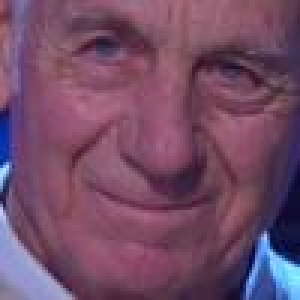
#> input picture Progetto_FVAB_Con_Interfaccia/volti_conosciuti/frame54450.jpg_0.jpg, 100 x 100 px (shown 3 times larger)
$ python -i main_SIFT.py   (imports and definitions only)
#> lines starting #> are read from the running program, lines starting #| are printed output that depends on the picture; pictures that were not available may be replaced by others from this repository, and a replacement may not be noted
#> (reads Progetto_FVAB_Con_Interfaccia/submission.csv from the repository)
#Classe per effettuare i test sui volti tramite il modello generato con il metodo SIFT.

import cv2
import matplotlib.pyplot as plt
import pandas as pd
import csv

all_result = []
dati = []
all_good_poits = []
all_distance = []

#Classe per creare gli accoppiamenti delle immagini con i punti in comune con valore di distanza sotto lo 0.7
def SIFT(path1, path2):
#> called with path1 = 'frame54450.jpg_0.jpg', path2 = 'frame55220.jpg_0.jpg'
    img1 = cv2.imread('volti_conosciuti/' + path1) # queryImage
#> img1 is the input picture: shape (100, 100, 3); mean B, G, R 102.4, 75.8, 114.8
    img2 = cv2.imread('volti_conosciuti/' + path2) # trainImage
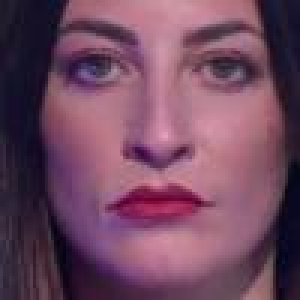
#> input picture Progetto_FVAB_Con_Interfaccia/volti_conosciuti/frame55220.jpg_0.jpg, 100 x 100 px (shown 3 times larger)
#> img2 is the input picture: shape (100, 100, 3); mean B, G, R 95.8, 72.8, 113.4

    img1 = cv2.cvtColor(img1, cv2.COLOR_BGR2GRAY)
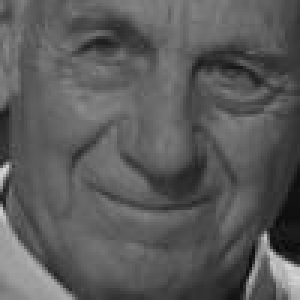
#> img1: shape (100, 100) (shown 3 times larger); min 7, max 217, mean 90.5
    img2 = cv2.cvtColor(img2, cv2.COLOR_BGR2GRAY)
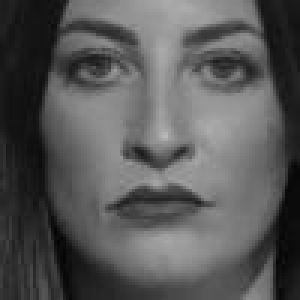
#> img2: shape (100, 100) (shown 3 times larger); min 4, max 185, mean 87.6

    #sift
    sift = cv2.xfeatures2d.SIFT_create()

    keypoints_1, descriptors_1 = sift.detectAndCompute(img1,None)
#> keypoints_1 = 53 keypoints; strongest (x, y, size): (88, 79, 2), (93, 89, 5.4), (92, 82, 3), (96, 89, 2.2)
    keypoints_2, descriptors_2 = sift.detectAndCompute(img2,None)
#> keypoints_2 = 48 keypoints; strongest (x, y, size): (47, 51, 4.7), (55, 83, 12.3), (83, 14, 5.9), (52, 60, 4.4)

    kp_1, desc_1 = sift.detectAndCompute(img1,None)
#> kp_1 has the same summary as keypoints_1
    kp_2, desc_2 = sift.detectAndCompute(img2,None)
#> kp_2 has the same summary as keypoints_2

    index_params = dict(algorithm=0, trees=5)
    search_params = dict()
    flann = cv2.FlannBasedMatcher(index_params, search_params)

    matches = flann.knnMatch(desc_1, desc_2, k=2)
#> matches = 53 matches
    good_points = []
    ratio = 0.7

    for m, n in matches:
        if m.distance < ratio*n.distance:
            good_points.append(m)
            all_good_poits.append((m.distance/n.distance))
#> this loop made 53 passes
#> after the loop, all_good_poits = []; good_points = []

    result = cv2.drawMatches(img1, kp_1, img2, kp_2, good_points, None)
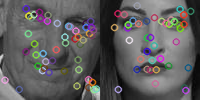
#> result: shape (100, 200, 3); mean of channels 0, 1, 2 93.1, 92.3, 94; drawn as B, G, R
    all_result.append(result)

    dati.append(str(len(kp_1)))
    dati.append(str(len(kp_2)))
    dati.append(str(len(good_points)))

#Funzione grafico
def display_multiple_img():
    fig = plt.figure()
    print(all_distance)
    for i in range(0, len(all_result)):
        fig.add_subplot(4, 2, (i + 1))
        plt.xticks([])
        plt.yticks([])
        plt.xlabel('Valore punti in comune: ' + all_distance[i])
        plt.imshow(all_result[i])

    plt.show()


#Funzione per richiamare la costruzione della tabella
def functionSIFT():
    try:
        test_df = pd.read_csv("submission.csv")

        for index in range (0,len(test_df)):
            img0_path = test_df.iloc[index].img_pair.split(",")[0]
            img1_path = test_df.iloc[index].img_pair.split(",")[1]
            SIFT(img0_path, img1_path)
#> pass 2 of the loop in functionSIFT, `for index in range (0,len(test_df)):`:
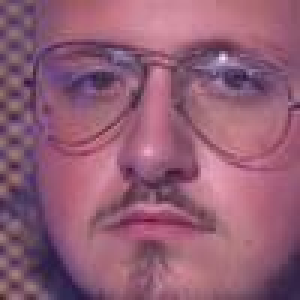
#> input picture Progetto_FVAB_Con_Interfaccia/volti_conosciuti/frame55340.jpg_0.jpg, 100 x 100 px (shown 3 times larger)
#> in SIFT, img2 is the input picture: shape (100, 100, 3); mean B, G, R 116.8, 93.8, 146.8
#> in SIFT (call 2), `img2 = cv2.cvtColor(img2, cv2.COLOR_BGR2GRAY)`:
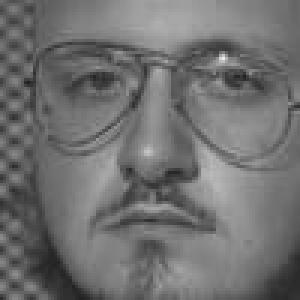
#> img2: shape (100, 100) (shown 3 times larger); min 33, max 234, mean 112.3
#> keypoints_2 = 111 keypoints; strongest (x, y, size): (74, 19, 2), (78, 26, 4.3), (43, 57, 3.5), (50, 69, 3.5)
#> kp_2 has the same summary as keypoints_2
#> the loop in SIFT (call 2), `for m, n in matches:` made 53 passes
#> in SIFT (call 2), `result = cv2.drawMatches(img1, kp_1, img2, kp_2, good_points, None)`:
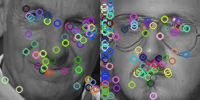
#> result: shape (100, 200, 3); mean of channels 0, 1, 2 106.8, 106, 105; drawn as B, G, R

        with open("video_SIFT.csv", 'w', newline='') as file:
            writer = csv.writer(file)
            writer.writerow(["Punti totali img1", "Punti totali img2", "Punti in comune con ratio 0.7:", "Valore_punti"])
            m = 0
            for i in range(0,8):
                distance = "["
                j = dati[(i*3)+2]
                for x in range(m,int(j)+m):
                    if x < int(j)+m-1:
                        distance = distance + str(round(all_good_poits[x],2)) + ","
                    else:
                        distance = distance + str(round(all_good_poits[x],2))
                m = m + int(j)
                distance = distance + "]"
                all_distance.append(distance)

                writer.writerow([dati[(i*3)], dati[((i*3)+1)], dati[(i*3)+2],distance])
        display_multiple_img()

    except:
        ("No file")

>>> result = functionSIFT()
